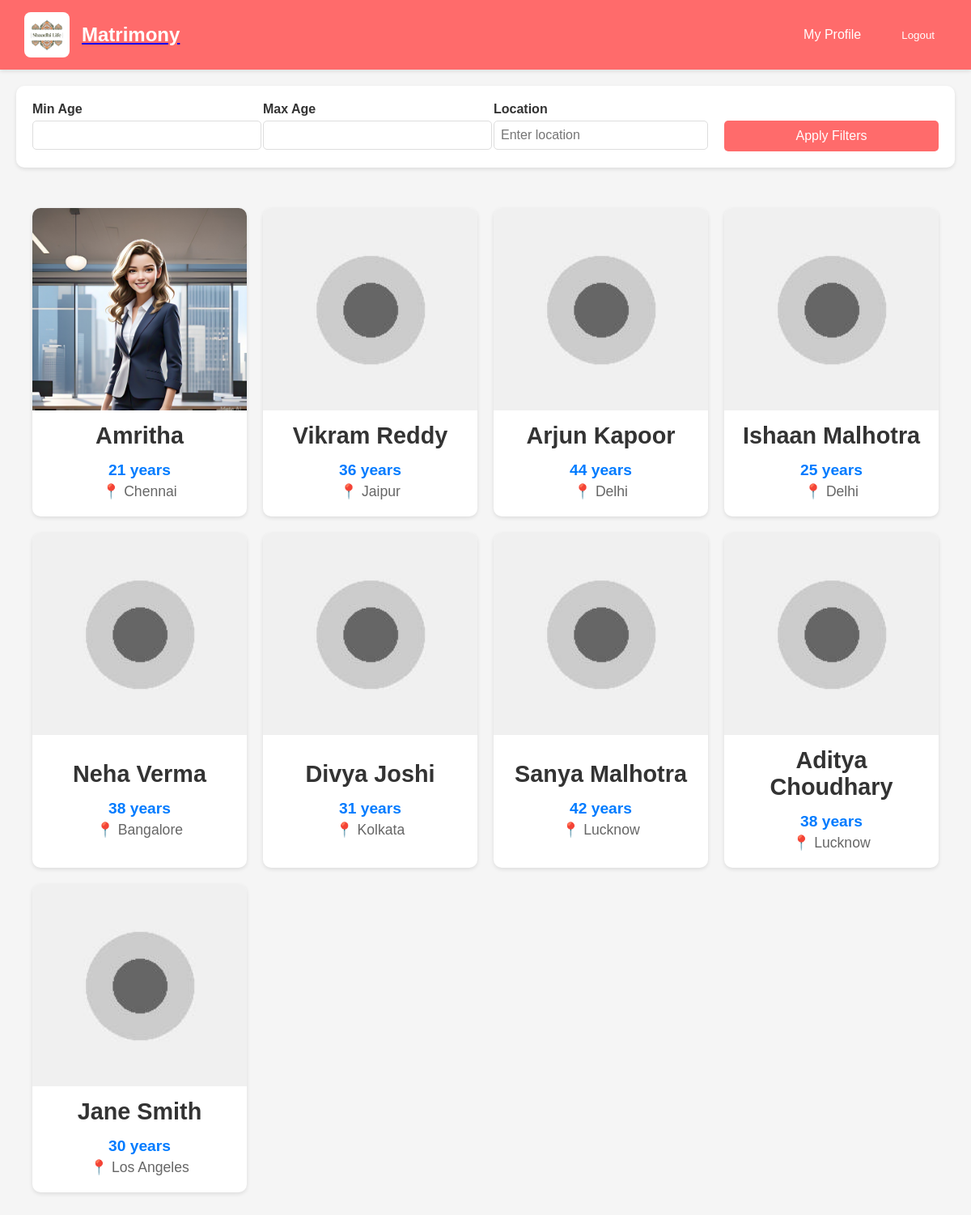
/profiles/ (signed in), run on the app's committed database.
### accounts/models.py (models this page shows, shortened)
class Profile(models.Model):
    GENDER_CHOICES = [
        ('M', 'Male'),
        ('F', 'Female'),
    ]
    user = models.OneToOneField(CustomUser, on_delete=models.CASCADE)
    phone_number = models.CharField(max_length=15,null=True, blank=True,unique=True)
    dob = models.DateField(null=True, blank=True)
    age = models.PositiveIntegerField(editable=False)
    gender = models.CharField(max_length=1, choices=GENDER_CHOICES)
    location = models.CharField(max_length=255)
    bio = models.TextField(blank=False)
    profile_picture = models.ImageField(upload_to='profile_pics', null=True, blank=True)

class CustomUser(AbstractUser):
    is_email_verified = models.BooleanField(default=False)
    name = models.CharField(max_length=150, blank=True)
    email = models.EmailField(unique=True)
    USERNAME_FIELD = 'email'
    REQUIRED_FIELDS = ['name']

### accounts/views.py (the view)
# urls.py: path('profiles/', views.profile_list, name='profile_list'),
@login_required
def profile_list(request):
    user_profile = Profile.objects.get(user=request.user)
    if user_profile.gender == 'M':
        profiles = Profile.objects.filter(gender='F').exclude(user=request.user)
    else:
        profiles = Profile.objects.filter(gender='M').exclude(user=request.user)
    location = request.GET.get('location')
    if location:
        profiles = profiles.filter(location__icontains=location)
    min_age = request.GET.get('min_age')
    max_age = request.GET.get('max_age')
    if min_age:
        profiles = profiles.filter(age__gte=min_age)
    if max_age:
        profiles = profiles.filter(age__lte=max_age)
    return render(request, 'profile_list.html', {'profiles': profiles})

### accounts/templates/profile_list.html (shortened to what this page needs)
<!DOCTYPE html>
<html lang="en">
<head>
</head>
<body>
    <nav class="navbar">
        <a href="{% url 'profile_list' %}" class="nav-brand">
            <img src="/media/Logo.png" alt="Matrimony Logo" class="nav-logo">
            <span class="nav-title">Matrimony</span>
        </a>
        <div class="nav-links">
            <a href="{% url 'profile' %}" class="nav-link">My Profile</a>
            <form method="post" action="{% url 'logout' %}" style="display: inline;">
                <button type="submit" class="nav-link" style="background: none; border: none; cursor: pointer;">Logout</button>
            </form>
        </div>
    </nav>
    <div class="container">
        <div class="filters-section">
            <form method="get" class="filters-grid">
                <div class="filter-group">
                    <label for="min_age">Min Age</label>
                    <input type="number" name="min_age" id="min_age" min="18" max="100">
                </div>
                <div class="filter-group">
                    <label for="max_age">Max Age</label>
                    <input type="number" name="max_age" id="max_age" min="18" max="100">
                </div>
                <div class="filter-group">
                    <label for="location">Location</label>
                    <input type="text" name="location" id="location" placeholder="Enter location">
                </div>
                <div class="filter-group">
                    <label>&nbsp;</label>
                    <button type="submit" class="apply-filters">Apply Filters</button>
                </div>
            </form>
        </div>
        <div class="profiles-grid">
            {% for profile in profiles %}
            <a href="{% url 'profile_detail' profile.pk %}" class="profile-card">
                <div class="profile-image-container">
                    {% if profile.profile_picture %}
                        <img src="{{ profile.profile_picture.url }}" alt="{{ profile.user.name }}" class="profile-image">
                    {% else %}
                        <img src="/media/profile_pics/default.jpg" alt="{{ profile.user.name }}" class="profile-image">
                    {% endif %}
                </div>
                <div class="profile-content">
                    <h3 class="profile-name">{{ profile.user.name }}</h3>
                    <div class="profile-info">
                        <span class="profile-age">{{ profile.age }} years</span>
                        <span class="profile-location">📍 {{ profile.location }}</span>
                    </div>
                </div>
            </a>
            {% empty %}
            <p>No profiles found.</p>
            {% endfor %}
        </div>
    </div>
</body>
</html>

### accounts/templates/profile_list.html (style rules this page uses)
body { font-family: 'Arial', sans-serif; background-color: #f5f5f5; margin: 0; padding: 0; }
.navbar { background-color: #ff6b6b; padding: 15px 30px; display: flex; justify-content: space-between; align-items: center; box-shadow: 0 2px 5px rgba(0,0,0,0.1); }
.nav-brand { display: flex; align-items: center; gap: 15px; }
.nav-logo { height: 40px; width: auto; object-fit: contain; background: white; padding: 8px; border-radius: 8px; }
.nav-title { color: white; font-size: 1.5rem; font-weight: 600; text-decoration: none; }
.nav-links { display: flex; gap: 20px; align-items: center; }
.nav-link { color: white; text-decoration: none; padding: 8px 15px; border-radius: 5px; transition: background-color 0.3s ease; }
.container { max-width: 1200px; margin: 0 auto; padding: 20px; }
.filters-section { background: white; padding: 20px; border-radius: 10px; box-shadow: 0 2px 5px rgba(0,0,0,0.1); margin-bottom: 30px; }
.filters-grid { display: grid; grid-template-columns: repeat(auto-fit, minmax(200px, 1fr)); gap: 20px; }
.filter-group { display: flex; flex-direction: column; gap: 5px; }
.filter-group label { font-weight: bold; color: #333; }
.filter-group select, .filter-group input { padding: 8px; border: 1px solid #ddd; border-radius: 5px; font-size: 1rem; }
.filter-group input[type="number"] { width: 100%; }
.apply-filters { background-color: #ff6b6b; color: white; border: none; padding: 10px 20px; border-radius: 5px; cursor: pointer; font-size: 1rem; transition: background-color 0.3s ease; }
.profiles-grid { display: grid; grid-template-columns: repeat(auto-fill, minmax(250px, 1fr)); gap: 20px; padding: 20px; }
.profile-card { background: white; border-radius: 10px; box-shadow: 0 2px 5px rgba(0,0,0,0.1); overflow: hidden; transition: transform 0.3s ease, box-shadow 0.3s ease; cursor: pointer; text-decoration: none; color: inherit; display: flex; flex-direction: column; }
.profile-image-container { width: 100%; height: 250px; overflow: hidden; position: relative; }
.profile-image { width: 100%; height: 100%; object-fit: cover; object-position: center; display: block; }
.profile-content { padding: 15px; text-align: center; flex-grow: 1; display: flex; flex-direction: column; justify-content: center; }
.profile-name { font-size: 1.8rem; margin: 0 0 10px; color: #333; font-weight: bold; }
.profile-info { color: #666; margin: 5px 0; display: flex; flex-direction: column; gap: 5px; }
.profile-age { font-size: 1.2rem; font-weight: bold; color: #007bff; }
.profile-location { display: flex; align-items: center; justify-content: center; gap: 5px; color: #666; font-size: 1.1rem; }

### data on the page
Profile: profile_picture (picture), user.name "Amritha", age "21", location "Chennai"
Profile: user.name "Vikram Reddy", age "36", location "Jaipur"
Profile: user.name "Arjun Kapoor", age "44", location "Delhi"
Profile: user.name "Ishaan Malhotra", age "25", location "Delhi"
Profile: user.name "Neha Verma", age "38", location "Bangalore"
Profile: user.name "Divya Joshi", age "31", location "Kolkata"
Profile: user.name "Sanya Malhotra", age "42", location "Lucknow"
Profile: user.name "Aditya Choudhary", age "38", location "Lucknow"
Profile: shows a picture, user.name "Jane Smith", age "30", location "Los Angeles"
